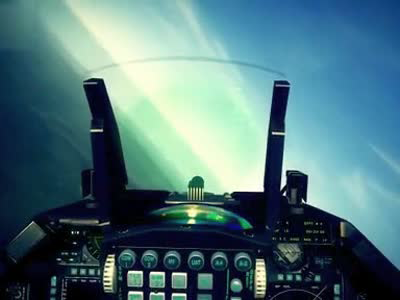
#> input picture 03ModulesAndOOP/test.png, 400 x 300 px
$ python 01ImportModule.py
#> lines starting #> are read from the running program, lines starting #| are printed output that depends on the picture
from PIL import Image
import sys

im = Image.open('test.png')
#> im is the input picture: PIL image 400x300 RGB; mean R, G, B 80.8, 117.1, 122.9
print(im.format, im.size, im.mode)
#| PNG (400, 300) RGB
# 生成缩略图
im.thumbnail((200, 100))
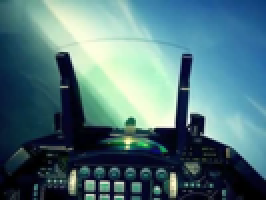
#> im: PIL image 133x100 RGB (shown 2 times larger); mean R, G, B 80.8, 117.1, 122.9
im.save('thumb.jpg', 'JPEG')

# 当加载模块时
# Python解释器会搜索当前目录.所有已安装的内置模块和第三方模块
# 搜索路径存放在sys模块的path变量中
print(sys.path)

# 如果要添加自己的搜索目录
# 方法1
# sys.path.append('/Users/michael/my_py_scripts')
# 方法2
# 设置环境变量PYTHONPATH
